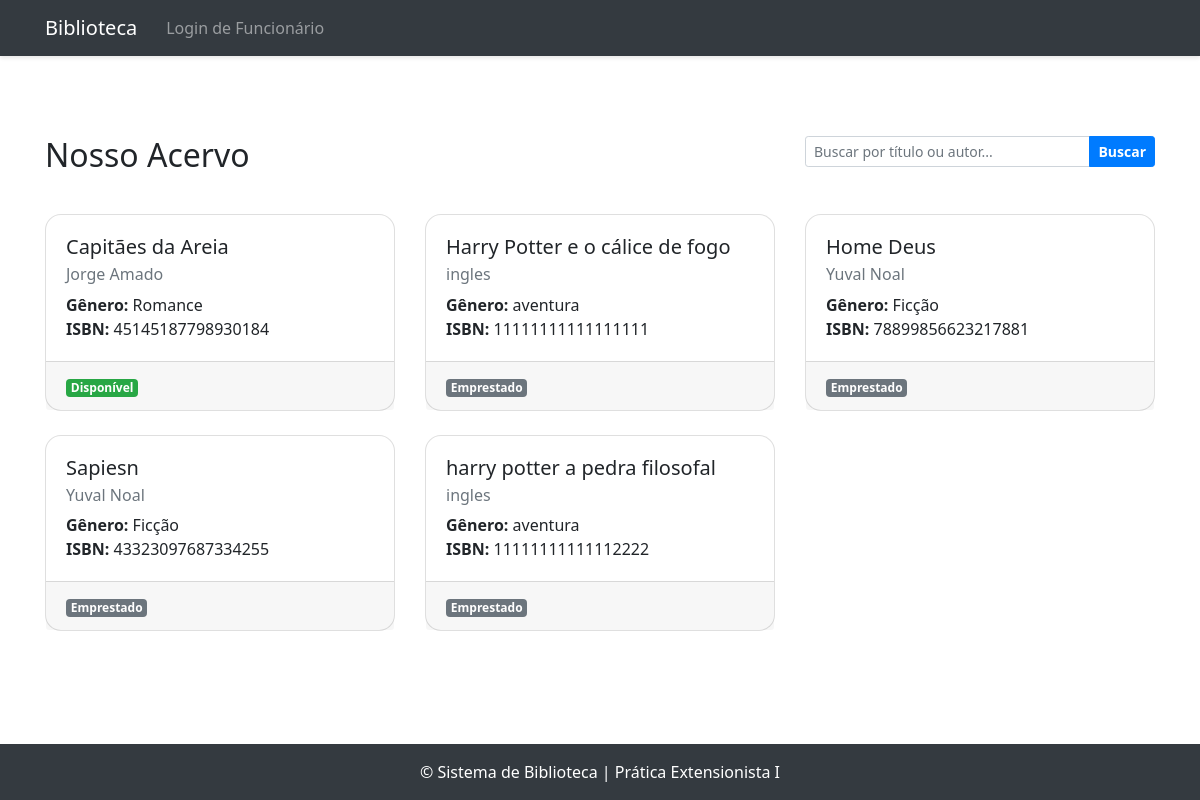
Screenshot of /acervo/ with the database file from the repository.
### biblioteca/models.py (models this page shows, shortened)
class Livro(models.Model):
    STATUS_CHOICES = [
        ('disponivel', 'Disponivel'),
        ('emprestado','Emprestado')
    ]
    nome = models.CharField(max_length=200)
    isbn = models.CharField(max_length=17, unique=True, help_text="Ex: 978-85-333-0222-0") # Padrão ISBN-13
    autor = models.CharField(max_length=100)
    genero = models.CharField(max_length=50, blank=True, null=True)
    data_publicacao = models.DateField(blank=True, null=True)
    status = models.CharField(
        max_length=10,
        choices=STATUS_CHOICES,
        default='disponivel',
    )
    data_criacao = models.DateTimeField(auto_now_add=True)
    data_atualizacao = models.DateTimeField(auto_now=True)
    class Meta:
        verbose_name = "Livro"
        verbose_name_plural = "Livros"

### biblioteca/views.py (the view)
# urls.py: path('acervo/', views.acervo_view, name='acervo'),
def acervo_view(request):
    query = request.GET.get('q')
    livros = Livro.objects.all().order_by('nome')
    if query:
        livros = livros.filter(
            Q(nome__icontains=query) | Q(autor__icontains=query)
        )
    context = {
        'livros': livros,
        'query': query # Envia o termo de busca de volta para o template
    }
    return render(request, 'acervo.html', context)

### templates/acervo.html
{% extends 'base.html' %}
{% load static %}
{% block navbar_actions %}
<ul class="navbar-nav">
    <li class="nav-item">
        {% if request.session.funcionario_logado_id %}
            <a class="nav-link" href="{% url 'home' %}">Menu Principal</a>
        {% else %}
            <a class="nav-link" href="{% url 'login' %}">Login de Funcionário</a>
        {% endif %}
    </li>
</ul>
{% endblock %}
{% block content %}
<div class="container py-5">
    <div class="row mb-4">
        <div class="col-md-8">
            <h2 class="mb-3">Nosso Acervo</h2>
        </div>
        <div class="col-md-4">
            <form method="GET" action="{% url 'acervo' %}">
                <div class="input-group input-group-sm">
                    <input
                        type="text"
                        name="q"
                        class="form-control"
                        placeholder="Buscar por título ou autor..."
                        value="{{ query|default:'' }}"
                    />
                    <div class="input-group-append">
                        <button class="btn btn-primary" type="submit">Buscar</button>
                    </div>
                </div>
            </form>
        </div>
    </div>
    <div class="row">
        {% if livros %}
            {% for livro in livros %}
            <div class="col-md-4 mb-4">
                <div class="card h-100">
                    <div class="card-body">
                        <h5 class="card-title">{{ livro.nome }}</h5>
                        <h6 class="card-subtitle mb-2 text-muted">{{ livro.autor }}</h6>
                        <p class="card-text">
                            <strong>Gênero:</strong> {{ livro.genero|default:"Não informado" }}<br />
                            <strong>ISBN:</strong> {{ livro.isbn }}
                        </p>
                    </div>
                    <div class="card-footer">
                        {% if livro.status == 'disponivel' %}
                            <span class="badge badge-success">Disponível</span>
                        {% else %}
                            <span class="badge badge-secondary">Emprestado</span>
                        {% endif %}
                    </div>
                </div>
            </div>
            {% endfor %}
        {% else %}
            <div class="col-12">
                <div class="alert alert-warning">
                    Nenhum livro encontrado para a sua busca por "{{ query }}".
                </div>
            </div>
        {% endif %}
    </div>
</div>
{% endblock %}

### static/css/estetica.css (style rules this page uses)
body { font-family: 'Segoe UI', Tahoma, Geneva, Verdana, sans-serif; }
.card { border-radius: 1rem; }
.btn { padding: 1rem; font-weight: bold; font-size: 1rem; }
.navbar-nav .nav-link { margin: 0 5px; }

### rows the page displays
Livro: nome "Capitães da Areia", autor "Jorge Amado", genero "Romance", isbn "45145187798930184", status "Disponível"
Livro: nome "Harry Potter e o cálice de fogo", autor "ingles", genero "aventura", isbn "11111111111111111", status "Emprestado"
Livro: nome "Home Deus", autor "Yuval Noal", genero "Ficção", isbn "78899856623217881", status "Emprestado"
Livro: nome "Sapiesn", autor "Yuval Noal", genero "Ficção", isbn "43323097687334255", status "Emprestado"
Livro: nome "harry potter a pedra filosofal", autor "ingles", genero "aventura", isbn "11111111111112222", status "Emprestado"
